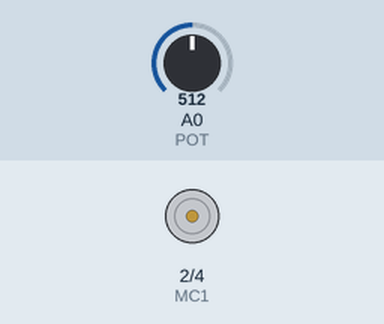
Simulated run of this sketch. Board: Arduino Uno, built with avr-gcc and run on an emulated ATmega328P. On the bench: motor-driver pin pairs drawn as motors (green arrow = first pin HIGH = forward, orange = second pin HIGH = backward, longer = more drive, scaled by the enable pin). The test bench sets the inputs (shaded band); at power-on: A0 (POT) = 512.

Above: at 1.2 s.
1.3 s: A0 (POT) set to 479
2.8 s: A0 (POT) set to 461
At 3.6 s:
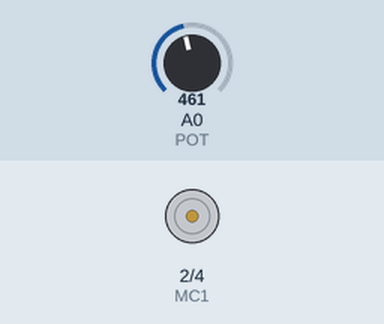
4.3 s: A0 (POT) set to 511
5.8 s: A0 (POT) set to 572
At 6.6 s:
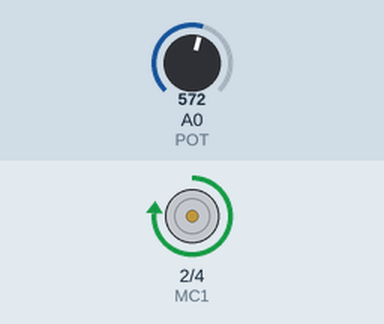
Timing chart, 0 to 8.3 s (numbered marks = the images above; inputs shaded):
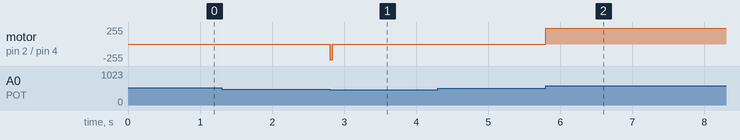

Measured:
- after the input at 1.3 s, every drawn part: stays the same
- after the input at 2.8 s, motor on pin 2 (MC1) / pin 4 (MC2): stopped → backward 233/255 at once, → stopped 0.04 s later
- after the input at 5.8 s, motor on pin 2 (MC1) / pin 4 (MC2): stopped → forward 233/255 at once, → forward 239/255 0.06 s later

The sketch:

H_Bridge_Potentiometer_motor_control_hbridge.ino
```cpp
const int POT= 0;
const int MC1 = 2;
const int MC2 = 4;
const int EN = 9;

int val = 0;
int velocity =0;

void setup()
{
 pinMode(MC1, OUTPUT);
 pinMode(MC2, OUTPUT);
 pinMode(EN, OUTPUT);
 pinMode(POT, INPUT);
 brake();
}

//Motor goes forward at given rate (0-255)
void forward (int rate)
{
  digitalWrite(EN, LOW);
  digitalWrite(MC1, HIGH);
  digitalWrite(MC2, LOW);
  digitalWrite(EN, rate);
}

//Motor goes backward at given rate (from 0-255)
void reverse (int rate)
{
  digitalWrite(EN, LOW);
  digitalWrite(MC1, LOW);
  digitalWrite(MC2, HIGH);
  digitalWrite(EN, rate);
}

//Stops motor
void brake()
{
  digitalWrite(EN, LOW);
  digitalWrite(MC1, LOW);
  digitalWrite(MC2, LOW);
  digitalWrite(EN, HIGH);
}

void loop()
{
  val = analogRead(POT);

  //go forward
  if (val >562)
  {
   velocity = map(val, 562, 1023, 0, 255);
   forward(velocity);
  }

  else if (val <462)
  {
   velocity = map(val, 461, 0, 0, 255);
   reverse(velocity);
  }
  else
  {
    brake();
  }
}
```
